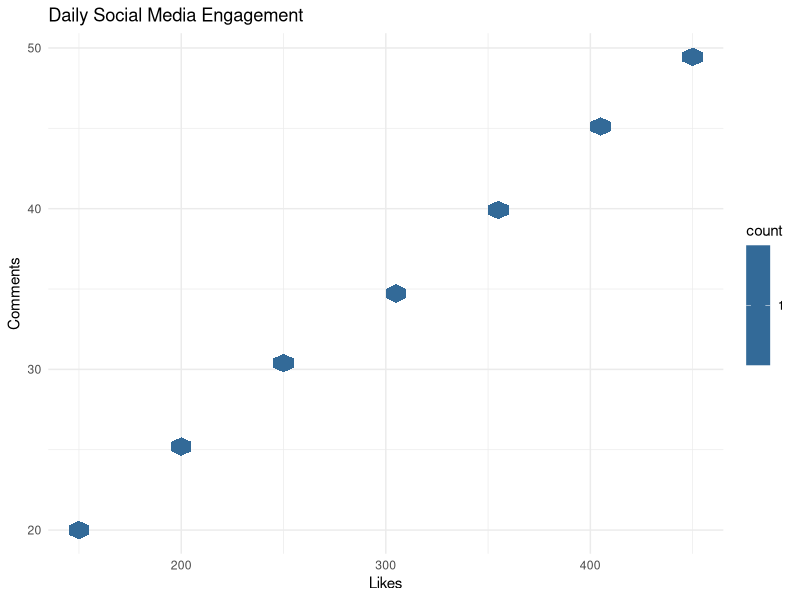

Recreate this plot in R.
# Load necessary libraries
library(ggplot2)
library(hexbin)

# Create the dataset
engagement_data <- data.frame(
  Date = as.Date(c("2023-01-01", "2023-01-02", "2023-01-03", "2023-01-04", "2023-01-05", "2023-01-06", "2023-01-07")),
  Likes = c(150, 200, 250, 300, 350, 400, 450),
  Comments = c(20, 25, 30, 35, 40, 45, 50),
  Shares = c(30, 35, 40, 45, 50, 55, 60)
)

# Plot
ggplot(engagement_data, aes(x = Likes, y = Comments)) +
  geom_hex() +
  labs(title = "Daily Social Media Engagement",
       x = "Likes",
       y = "Comments") +
  theme_minimal()
